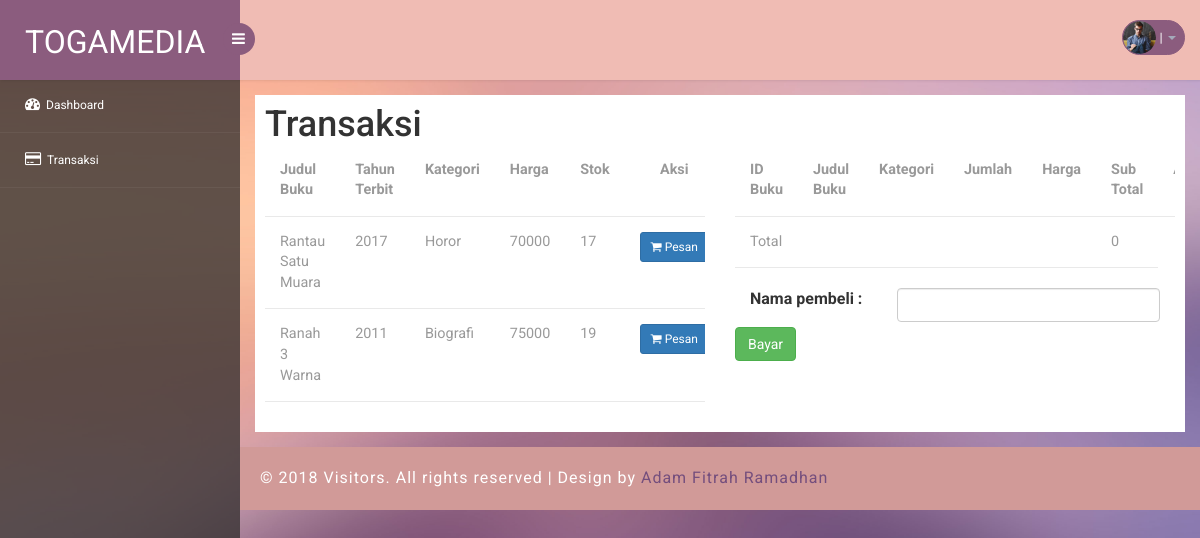
/index.php/transaksi, run on the app's committed database.
### tables this page shows
CREATE TABLE `buku` (
  `kode_buku` varchar(15) NOT NULL,
  `judul_buku` varchar(100) NOT NULL,
  `tahun` int(9) NOT NULL,
  `kode_kategori` varchar(15) DEFAULT NULL,
  `harga` int(25) NOT NULL,
  `penerbit` varchar(100) NOT NULL,
  `penulis` varchar(100) NOT NULL,
  `stok` int(50) NOT NULL
);

CREATE TABLE `kategori` (
  `kode_kategori` varchar(15) NOT NULL,
  `nama_kategori` varchar(25) NOT NULL
);

### application/controllers/Transaksi.php (called while the page is built, shortened)
<?php
class Transaksi extends CI_Controller{
  public function __construct()
  {
    $this->load->model('m_transaksi', 'transaksi');
    $this->load->model('m_buku', 'buku');
  }
  public function index()
  {
      $data['konten'] = "transaksi";
      $data['judul'] = "Togamedia | Transaksi";
      $data['buku'] = $this->buku->menampilkan();
      $data['kategori'] = $this->buku->sikategori();
      $this->load->view('template', $data);
  }
}

### index.php (called while the page is built, shortened)
<?php
require_once BASEPATH.'core/CodeIgniter.php';

### application/models/M_buku.php (called while the page is built, shortened)
<?php
class M_buku extends CI_Model{
    public function menampilkan()
    {
      $tampilkan = $this->db->join('kategori', 'kategori.kode_kategori = buku.kode_kategori')->get('buku')->result();
      return $tampilkan;
    }
}

### application/views/transaksi.php (the view, shortened to what this page needs)
<div class="container-fluid" style="background-color:white; padding: 10px">
  <h1>Transaksi</h1>
  <div class="box box-success">
    <div class="row">
      <div class="col-md-6">
        <div class="box-body no-padding">
          <div class="table-responsive">
            <table class="table" id="example">
              <tr>
                <th>Judul Buku</th>
                <th>Tahun Terbit</th>
                <th>Kategori</th>
                <th>Harga</th>
                <th>Stok</th>
                <th style="text-align:center">Aksi</th>
              </tr>
              <?php
                foreach($buku as $i): ?>
              <tr>
                <td><?=$i->judul_buku;?></td>
                <td><?=$i->tahun;?></td>
                <td><?=$i->nama_kategori;?></td>
                <td><?=$i->harga;?></td>
                <td><?=$i->stok;?></td>
                <td style="text-align:center">
                    <a href="<?=base_url('index.php/transaksi/tambah/'.$i->kode_buku)?>" class="btn btn-primary btn-sm">
                        <i class="fa fa-shopping-cart"></i> Pesan
                    </a>
                </td>
              </tr>
              <?php endforeach;?>
            </table>
          </div>
        </div>
      </div>
      <div class="col-md-6">
        <div class="table-responsive">
          <form action="<?=base_url('index.php/transaksi/simpan')?>" method="post">
            <table class="table">
              <tr>
                <th>ID Buku</th>
                <th>Judul Buku</th>
                <th>Kategori</th>
                <th>Jumlah</th>
                <th>Harga</th>
                <th>Sub Total</th>
                <th>Aksi</th>
              </tr>
              <tr>
                <td colspan="5">Total</td>
                <td><?=$this->cart->total()?></td>
              </tr>
            </table>
            <div class="form-group">
              <label class="col-sm-4">Nama pembeli :</label>
              <div class="col-sm-8">
                <input type="text" name="nama_pembeli" placeholder="Nama Pembeli" class="form-control" required>
              </div>
              <br>
            </div>
            </div>
                <input type="submit" name="simpan" value="Bayar" class="btn btn-success" onclick="return confirm('Apakah yakin?')">
        </div>
      </div>
    </div>
  </div>

### aset/css/style.css (style rules this page uses)
h4, h5, h6, h1, h2, h3 { margin: 0; }
html, body { font-family: 'Roboto', sans-serif; font-size: 100%; overflow-x: hidden; background: url(../images/bg.jpg) no-repeat 0px 0px; background-size:cover; }
body a { transition: 0.5s all ease; -webkit-transition: 0.5s all ease; -moz-transition: 0.5s all ease; -o-transition: 0.5s all ease; -ms-transition: 0.5s all ease; text-decoration:none; }
h1,h2,h3,h4,h5,h6 { margin:0; }
ul,label { margin:0; padding:0; }
.table>tbody>tr>td, .table>tbody>tr>th, .table>tfoot>tr>td, .table>tfoot>tr>th, .table>thead>tr>td, .table>thead>tr>th { border-bottom: 1px solid #e9e9e9 ! important; }
.table > thead > tr > th, .table > tbody > tr > th, .table > tfoot > tr > th, .table > thead > tr > td, .table > tbody > tr > td, .table > tfoot > tr > td { border-top: none !important; }
.table td, .table>tbody>tr>td, .table>tbody>tr>th, .table>tfoot>tr>td, .table>tfoot>tr>th, .table>thead>tr>td, .table>thead>tr>th { padding: 15px!important; }
.table > thead > tr > th, .table > tbody > tr > th, .table > tfoot > tr > th, .table > thead > tr > td, .table > tbody > tr > td, .table > tfoot > tr > td { font-size: 0.9em; color: #999; border-top: none !important; }

### data on the page
buku: judul_buku "Rantau Satu Muara", tahun "2017", kode_kategori.nama_kategori "Horor", harga "70000", stok "17"
buku: judul_buku "Ranah 3 Warna", tahun "2011", kode_kategori.nama_kategori "Biografi", harga "75000", stok "19"

### other printed values
$this->cart->total() "0"
